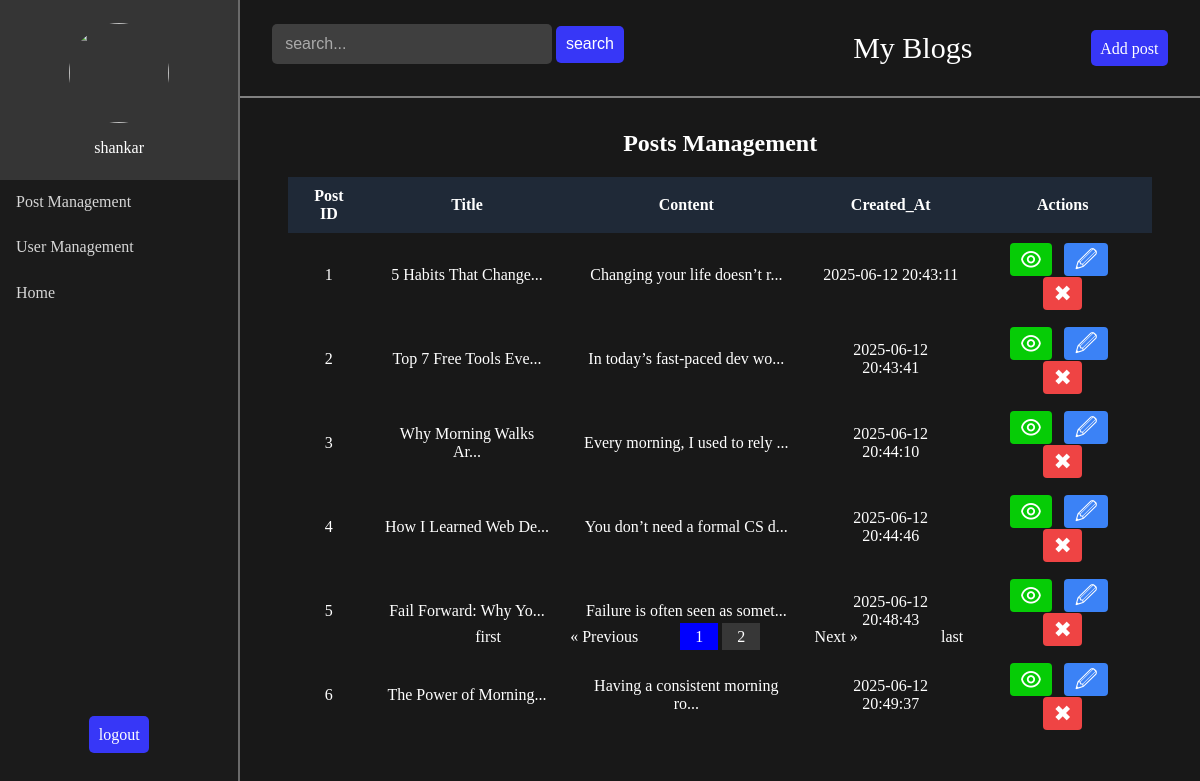
Page /dashboard/profile-management.php (signed in) on the committed database.
### tables this page shows
CREATE TABLE `posts` (
  `id` int(10) NOT NULL,
  `title` varchar(100) NOT NULL,
  `content` varchar(500) NOT NULL,
  `created_at` datetime NOT NULL DEFAULT current_timestamp(),
  `user_id` int(25) DEFAULT NULL
);

### backend/utilities.php (called while the page is built, shortened)
<?php
    function getPosts($query,$conn,$bindValues=[]){
        $stmt = $conn->prepare($query);
          foreach ($bindValues as $key => $value) {
            if (is_int($value)) {
                $stmt->bindValue($key, $value, PDO::PARAM_INT);
            } elseif (is_bool($value)) {
                $stmt->bindValue($key, $value, PDO::PARAM_BOOL);
            } elseif (is_null($value)) {
                $stmt->bindValue($key, $value, PDO::PARAM_NULL);
            } else {
                $stmt->bindValue($key, $value, PDO::PARAM_STR);
            }
        }
        $stmt->execute();
        return $stmt->fetchAll(PDO::FETCH_ASSOC);
    }
    function getTotalPosts($query,$conn,$bindValues = []){
        $stmt=$conn->prepare($query);
        $stmt->execute();
        return $stmt->fetch(PDO::FETCH_ASSOC)['total'];
    }
?>

### pagination.php (called while the page is built)
<?php
   function pagination_query($totalposts,$query,$conn,&$pagination_info,$bindvalues = []){
        $posts_per_page = 6;
        $total_pages = ceil($totalposts / $posts_per_page);
        $page = isset($_GET["page_no"]) ? ((int) $_GET["page_no"]) : 1;
        $page = max(1, min($page, $total_pages));
        $starting_page = ($page-1) * $posts_per_page;
        $pagination_info['page'] = $page;
        $pagination_info['total_pages'] = $total_pages;
        $array1 = [
            ":start" => $starting_page,
            ":end" => $posts_per_page
        ];
        $bindvalues = array_merge($array1, $bindvalues);
        $posts = getPosts($query, $conn, $bindvalues);
         if ($page == 1) {
            $pagination_info['start'] = 1;
            $pagination_info['end'] = min(3, $total_pages);
        } elseif ($page == $total_pages) {
            $pagination_info['start'] = max(1, $total_pages - 2);
            $pagination_info['end'] = $total_pages;
        } elseif($page == $total_pages-1){
            $pagination_info['start'] = $page-1;
            $pagination_info['end'] = $total_pages;
        }else {
            $pagination_info['start'] = $page-1;
            $pagination_info['end'] = $page + 1;
        }
        return $posts;
   }
?>

### dashboard/profile-management.php (the view, shortened to what this page needs)
<?php
    require_once('../backend/dbConnection.php');
    require_once('../backend/utilities.php');
    require_once('../pagination.php');
    $search = isset($_GET['search']) ? trim($_GET['search']) : "";
    $pagination_info = [];
    if(!empty($search)){
        $query = "select count(*) as total from posts where lower(title) like lower(:search) or lower(content) like lower(:search)";
        $bindvalues= [':search' => "%".$search."%"];
        $total_posts = getTotalPosts($query, $conn,$bindvalues);
        $query = "select * from posts where lower(title) like lower(:search) or lower(content) like lower(:search) limit :start,:end";
        $posts = pagination_query($total_posts, $query, $conn, $pagination_info,$bindvalues);
    }else{
        $query = 'select count(*) as total from posts';
        $total_posts = getTotalPosts($query,$conn);
        $query = "select * from posts limit :start,:end";
        $posts = pagination_query($total_posts, $query, $conn, $pagination_info);
    }
    $page=$pagination_info['page'];
    $total_pages = $pagination_info["total_pages"];
    $start = $pagination_info['start'];
    $end = $pagination_info['end'];
?>
<!DOCTYPE html>
<html lang="en">
<head>
    <link rel="stylesheet" href="../styles/style.css">
</head>
<body>
    <div class="flex-box main-wrapper">
    <?php
        require_once('admin_nav.php');
    ?>
    <div class="main-section flex-box flex-col">
        <div class="header flex-box">
            <div class="search-form flex-box content-space">
                <form action="" method="get" >
                    <input type="text" name="search" value="<?= $search; ?>" placeholder="search...">
                    <button type="submit" name="search_button" class="btn">search</button>
                </form>
                <div class="logo">
                    <span>My Blogs</span>
                </div>
            </div>
            <div class="Add_button">
                <a href="../createPost.php" class="btn">Add post</a>
            </div>
        </div>
        <div class="admin-content">
            <h2 style="text-align:center;">Posts Management</h2>
            <div class="table-container">
                <table>
                    <thead>
                        <tr>
                            <th>Post ID</th>
                            <th>Title</th>
                            <th>Content</th>
                            <th>Created_At</th>
                            <th>Actions</th>
                        </tr>
                    </thead>
                    <tbody>
                    <?php if (count($posts) > 0): ?>
                        <?php foreach ($posts as $post): ?>
                        <tr>
                            <td><?php echo ($post['id']); ?></td>
                            <td><?php echo (substr($post['title'],0,20)."..."); ?></td>
                            <td><?php echo (substr($post['content'],0,30)."...");?></td>
                            <td><?php echo ($post['created_at']);?></td>
                            <td>
                                <a href="../view.php?id=<?= $post['id'] ?>" class="action-btn view-btn"><i class="ri-eye-line"></i></a>
                                <a href="../edit.php?id=<?= $post['id'] ?>" class="action-btn edit-btn">&#128393;</a>
                                <a href="../delete.php?delete=postmanagement&id=<?= $post['id'] ?>" class="action-btn delete-btn" onclick="return confirm('Are you sure to delete this Post?');">&#10006;</a>
                            </td>
                        </tr>
                        <?php endforeach; ?>
                    <?php else: ?>
                        <tr>
                            <td colspan="5">No users found.</td>
                        </tr>
                    <?php endif; ?>
                    </tbody>
                </table>
            </div>
            <div class="pagination">
                <a href="?page_no=1<?= !empty($search) ? "&search=".urlencode($search): ""?>" class="btn">first</a>
                <a href="?page_no=<?php echo  $page>1 ? $page-1 : 1; ?><?= !empty($search) ? "&search=".urlencode($search): ""?>" class="btn">&laquo; Previous</a>
                <div class="page_buttons">
                    <?php for($i = $start; $i<= $end; $i++) {
                        $activeClass = ($i == $page) ? 'active' : "";
                    ?>
                    <a href="?page_no=<?php echo $i;?><?= !empty($search) ? "&search=".urlencode($search): ""?>" class="<?php echo $activeClass?>"> <span class="page_btn"><?php echo $i?></span></a>
                    <?php } ?>
                </div>
                <a href="?page_no=<?php echo  $page<$total_pages ? $page+1 : $total_pages; ?><?= !empty($search) ? "&search=".urlencode($search): ""?>" class="btn">Next &raquo;</a>
                <a href="?page_no=<?php echo $total_pages?><?= !empty($search) ? "&search=".urlencode($search): ""?>" class="btn">last</a>
                </div>
            </div>
       </div>
    </div>
</body>
</html>

### styles/style.css (style rules this page uses)
:root { --logo-font :"Edwardian Script ITC"; --color-primary:rgba(2, 48, 232, 0.99); --black:rgb(24, 24, 24); }
* { margin: 0; padding: 0; box-sizing: border-box; }
body { width:100%; height: 100%; min-width: 100vw; min-height: 100vh; background-color: var(--black); font-family: "poppins"; position: relative; overflow-x: hidden; color: white; }
.flex-box { display: flex; }
.flex-col { flex-direction: column; }
.content-space { justify-content: space-between; align-items: center; }
.logo span { font-size: 30px; color: white; font-family: var(--logo-font); }
.nav-links , a { list-style-type: none; text-decoration: none; font-size: 16px; color: rgb(214, 214, 214); }
input, textarea, select { padding: .7rem .8rem; outline: none; border: none; background-color: rgba(170, 170, 170, 0.267); font-size: 16px; margin-bottom: .5rem ; color: rgb(221, 221, 221); border-radius: 5px; }
input::placeholder , textarea::placeholder { color: rgb(170, 170, 170); }
.btn { padding: .6rem; background-color: rgb(55, 55, 247); color: white; outline: none; border: none; border-radius: 5px; font-size: 16px; cursor: pointer; }
.pagination { display: flex; justify-content: center; align-items: center; padding: 1rem; gap: 1rem; }
.pagination .btn { width: 100px; background-color: transparent; text-align: center; padding: .2rem; border-radius: 0; }
.pagination .page_buttons { padding: 5px 10px; }
.pagination .page_btn { color: white; outline: none; border: none; padding: 5px 10px; font-size: 16px; text-align: center; }
.pagination .page_buttons a { padding: 5px; background-color: rgba(87, 87, 87, 0.499); color: black; }
.pagination a.active { background-color: blue; border: none; }
.main-wrapper { height: 100vh; width: 100vw; }
.main-section { width: 100%; }
.header { width: 100%; padding: 1.5rem 2rem; justify-content: space-between; align-items: center; border-bottom: 2px solid gray; }
.search-form { width: 700px; }
.search-form input { width: 280px; }
.admin-content { height: 100vh; display: flex; flex-direction: column; justify-content: start; align-items: center; padding: 2rem 0rem; }
.table-container { width: 100%; max-height: 450px; height: 100%; }
table { border-collapse: collapse; width: 90%; margin: 20px auto; border: none; }
th, td { border: none; padding: 10px 15px; text-align: center; min-height: 500px; }
th { background-color: #1f2937; color: white; }
.action-btn { padding: 4px 10px; border: none; border-radius: 4px; cursor: pointer; color: white; font-size: 22px; }
.view-btn { background-color: rgb(6, 204, 6); }
.edit-btn { background-color: #3b82f6; margin: 0rem .5rem; }
.delete-btn { background-color: #ef4444; }

### rows in the picture
posts: id "1", title "5 Habits That Change", content "Changing your life doesn’t r", created_at "2025-06-12 20:43:11"
posts: id "2", title "Top 7 Free Tools Eve", content "In today’s fast-paced dev wo", created_at "2025-06-12 20:43:41"
posts: id "3", title "Why Morning Walks Ar", content "Every morning, I used to rely", created_at "2025-06-12 20:44:10"
posts: id "4", title "How I Learned Web De", content "You don’t need a formal CS d", created_at "2025-06-12 20:44:46"
posts: id "5", title "Fail Forward: Why Yo", content "Failure is often seen as somet", created_at "2025-06-12 20:48:43"
posts: id "6", title "The Power of Morning", content "Having a consistent morning ro", created_at "2025-06-12 20:49:37"

### other values in the picture
$_SESSION['username'] "shankar"
